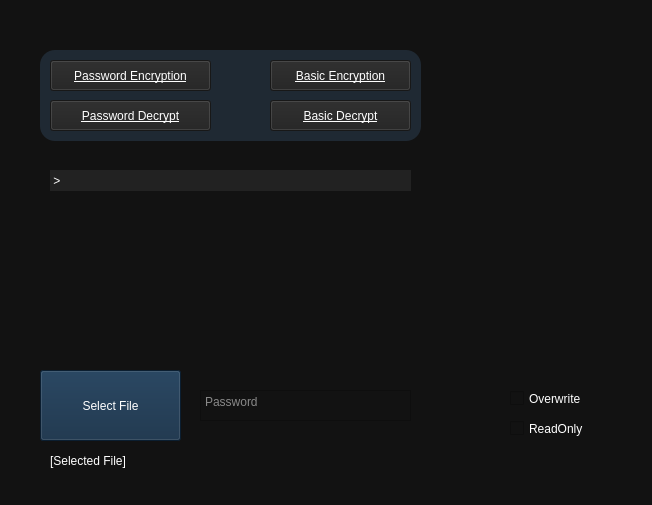
<?xml version="1.0" encoding="UTF-8"?>
<ui version="4.0">
 <class>MainWindow</class>
 <widget class="QMainWindow" name="MainWindow">
  <property name="geometry">
   <rect>
    <x>0</x>
    <y>0</y>
    <width>652</width>
    <height>505</height>
   </rect>
  </property>
  <property name="windowTitle">
   <string>CipherShield</string>
  </property>
  <property name="windowIcon">
   <iconset>
    <normaloff>icons/window_icon.png</normaloff>icons/window_icon.png</iconset>
  </property>
  <property name="styleSheet">
   <string notr="true">background-color: #121212;
color: white;
font-family: &quot;Lucida Console&quot;, &quot;Courier New&quot;, monospace;
</string>
  </property>
  <widget class="QWidget" name="centralwidget">
   <widget class="QPushButton" name="b_encrypt_btn">
    <property name="geometry">
     <rect>
      <x>270</x>
      <y>60</y>
      <width>141</width>
      <height>31</height>
     </rect>
    </property>
    <property name="styleSheet">
     <string notr="true">background-color: #212121;
text-decoration: underline;</string>
    </property>
    <property name="text">
     <string>Basic Encryption</string>
    </property>
   </widget>
   <widget class="QPushButton" name="b_decrypt_btn">
    <property name="geometry">
     <rect>
      <x>270</x>
      <y>100</y>
      <width>141</width>
      <height>31</height>
     </rect>
    </property>
    <property name="styleSheet">
     <string notr="true">background-color: #212121;
text-decoration: underline;</string>
    </property>
    <property name="text">
     <string>Basic Decrypt</string>
    </property>
   </widget>
   <widget class="QPushButton" name="psw_encrypt_btn">
    <property name="geometry">
     <rect>
      <x>50</x>
      <y>60</y>
      <width>161</width>
      <height>31</height>
     </rect>
    </property>
    <property name="styleSheet">
     <string notr="true">background-color: #212121;
text-decoration: underline;</string>
    </property>
    <property name="text">
     <string>Password Encryption</string>
    </property>
    <property name="flat">
     <bool>false</bool>
    </property>
   </widget>
   <widget class="QPushButton" name="psw_decrypt_btn">
    <property name="geometry">
     <rect>
      <x>50</x>
      <y>100</y>
      <width>161</width>
      <height>31</height>
     </rect>
    </property>
    <property name="styleSheet">
     <string notr="true">background-color: #212121;
text-decoration: underline;</string>
    </property>
    <property name="text">
     <string>Password Decrypt</string>
    </property>
   </widget>
   <widget class="QPushButton" name="file_btn">
    <property name="geometry">
     <rect>
      <x>40</x>
      <y>370</y>
      <width>141</width>
      <height>71</height>
     </rect>
    </property>
    <property name="styleSheet">
     <string notr="true">background-color: #102A43;
font: 11pt &quot;Consolas&quot;;</string>
    </property>
    <property name="text">
     <string>Select File</string>
    </property>
   </widget>
   <widget class="QLabel" name="filepath_label">
    <property name="geometry">
     <rect>
      <x>50</x>
      <y>450</y>
      <width>111</width>
      <height>21</height>
     </rect>
    </property>
    <property name="text">
     <string>[Selected File]</string>
    </property>
   </widget>
   <widget class="QPlainTextEdit" name="psw_edit">
    <property name="geometry">
     <rect>
      <x>200</x>
      <y>390</y>
      <width>211</width>
      <height>31</height>
     </rect>
    </property>
    <property name="placeholderText">
     <string>Password</string>
    </property>
   </widget>
   <widget class="QCheckBox" name="overwrite_check">
    <property name="geometry">
     <rect>
      <x>510</x>
      <y>390</y>
      <width>91</width>
      <height>17</height>
     </rect>
    </property>
    <property name="text">
     <string>Overwrite</string>
    </property>
    <property name="tristate">
     <bool>false</bool>
    </property>
   </widget>
   <widget class="QCheckBox" name="readonly_check">
    <property name="geometry">
     <rect>
      <x>510</x>
      <y>420</y>
      <width>81</width>
      <height>17</height>
     </rect>
    </property>
    <property name="text">
     <string>ReadOnly</string>
    </property>
   </widget>
   <widget class="QFrame" name="frame">
    <property name="geometry">
     <rect>
      <x>40</x>
      <y>50</y>
      <width>381</width>
      <height>91</height>
     </rect>
    </property>
    <property name="styleSheet">
     <string notr="true">background-color: #1F2933;
border-radius: 15px;</string>
    </property>
    <property name="frameShape">
     <enum>QFrame::StyledPanel</enum>
    </property>
    <property name="frameShadow">
     <enum>QFrame::Raised</enum>
    </property>
   </widget>
   <widget class="QLabel" name="output_label">
    <property name="geometry">
     <rect>
      <x>50</x>
      <y>170</y>
      <width>361</width>
      <height>21</height>
     </rect>
    </property>
    <property name="styleSheet">
     <string notr="true">background-color: #222222</string>
    </property>
    <property name="text">
     <string> &gt;</string>
    </property>
   </widget>
   <zorder>frame</zorder>
   <zorder>b_encrypt_btn</zorder>
   <zorder>b_decrypt_btn</zorder>
   <zorder>psw_encrypt_btn</zorder>
   <zorder>psw_decrypt_btn</zorder>
   <zorder>file_btn</zorder>
   <zorder>filepath_label</zorder>
   <zorder>psw_edit</zorder>
   <zorder>overwrite_check</zorder>
   <zorder>readonly_check</zorder>
   <zorder>output_label</zorder>
  </widget>
 </widget>
 <resources/>
 <connections/>
</ui>
